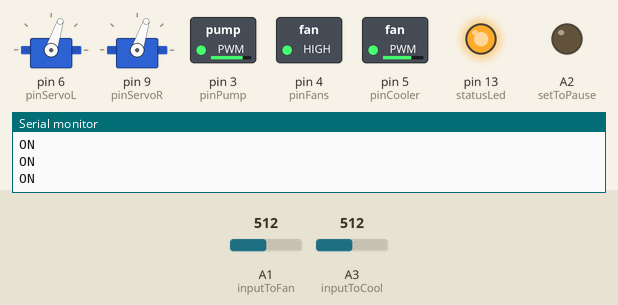
Bench run of a sketch on a simulated Arduino Uno, built with avr-gcc and run on an emulated ATmega328P. Shown: 2 × servo, switched loads named in the sketch (green lamp = pin HIGH), output pins drawn as LEDs (lit = HIGH), the last lines printed to the serial monitor. Inputs (shaded band) come from the test bench; at power-on: A3 (inputToCool) = 512, A1 (inputToFan) = 512.

Above: at 1.8 s.
1.9 s: A3 (inputToCool) set to 157
3.4 s: A3 (inputToCool) set to 138
At 4.1 s:
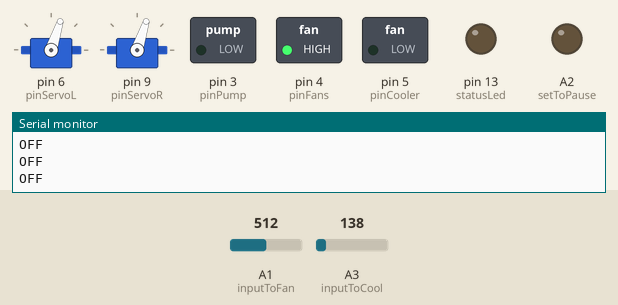
4.9 s: A1 (inputToFan) set to 140
At 7.2 s:
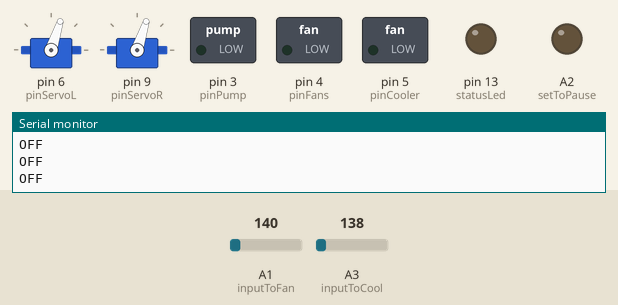
7.5 s: A3 (inputToCool) set to 160
At 8.7 s:
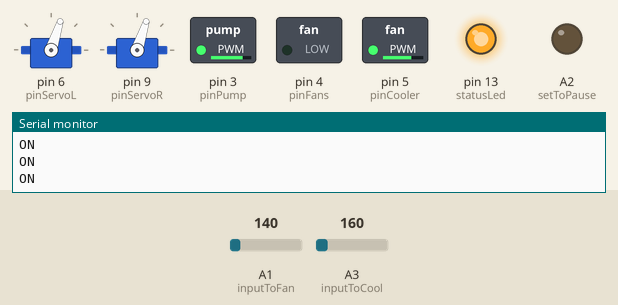
9.1 s: A1 (inputToFan) set to 160
At 9.9 s:
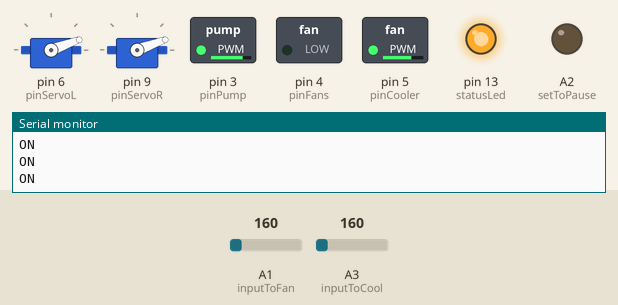
11.6 s: A1 (inputToFan) set to 122
At 12.5 s:
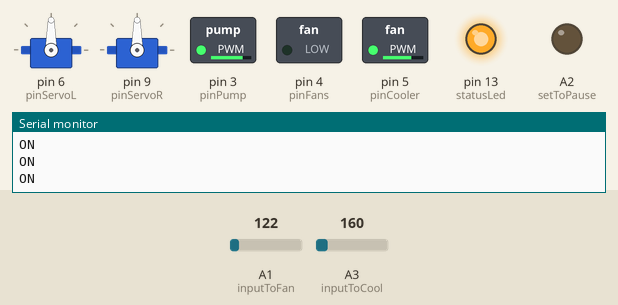
Timing chart, 0 to 14.6 s (numbered marks = the images above; inputs shaded):
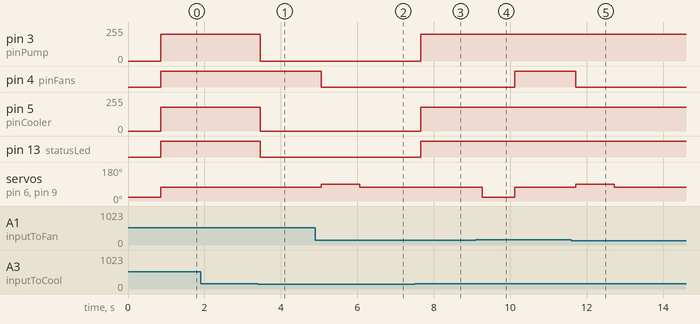

The sketch:

ArduinoFirm.ino
```cpp
#include <Servo.h>
#define threshold 150
#define ServoZero 72

#define pinServoL 6
#define pinServoR 9
#define pinFans 4

#define pinCooler 5
#define pinPump 3

#define inputToFan A1
#define inputToCool A3 //P1.22
#define setToPause A2 //P1.23
#define statusLed 13
#define errorLed 2

Servo ServoL;
Servo ServoR;

bool fanOpen = false;

void openFans(void) {
  ServoL.write(20);
  ServoR.write(20);
  delay(850);
  ServoL.write(ServoZero);
  ServoR.write(ServoZero);
  digitalWrite(pinFans, HIGH);
  fanOpen = true;
}

void closeFans(void) {
  digitalWrite(pinFans, LOW);
  ServoL.write(90);
  ServoR.write(90);
  delay(1000);
  ServoL.write(ServoZero);
  ServoR.write(ServoZero);
  fanOpen = false;
}

void setup() {
  ServoL.attach(pinServoL);
  ServoL.write(ServoZero);
  ServoR.attach(pinServoR);
  ServoR.write(ServoZero);
  pinMode(pinFans, OUTPUT);
  digitalWrite(pinFans, LOW);
  pinMode(pinCooler, OUTPUT);
  digitalWrite(pinCooler, LOW);
  pinMode(pinPump, OUTPUT);
  digitalWrite(pinPump, LOW);
  pinMode(inputToFan, INPUT);
  pinMode(inputToCool, INPUT);
  pinMode(setToPause, OUTPUT);
  digitalWrite(setToPause, LOW);
  pinMode(statusLed, OUTPUT);
  digitalWrite(statusLed, LOW);

  Serial.begin(9600);
  Serial.println("Starting...");
}

void loop() {
  if ((analogRead(inputToFan) >= threshold) && !fanOpen) {
    openFans();
  }
  else if ((analogRead(inputToFan) <= threshold) && fanOpen) {
    closeFans();
  }
  if (analogRead(inputToCool) >= threshold) {
    digitalWrite(statusLed, HIGH);
    analogWrite(pinPump, 200);
    analogWrite(pinCooler, 180);
    Serial.println("ON");
  }
  else {
    digitalWrite(statusLed, LOW);
    analogWrite(pinPump, 0);
    analogWrite(pinCooler, 0);
    Serial.println("OFF");
  }
  delay(200);
}
```

Measured:
- the behaviour switches between 150 and 149 on A3 (inputToCool) (found by bisection; images 0 and 1)
- after the input at 3.4 s, pin 3 (pinPump): 200/255 → 0/255 after 0.06 s; pin 5 (pinCooler): 180/255 → 0/255 after 0.06 s; pin 13 (statusLed): HIGH → LOW after 0.06 s
- after the input at 4.9 s, pin 4 (pinFans): HIGH → LOW after 0.16 s; servo on pin 6 (pinServoL), servo on pin 9 (pinServoR): 72° → 90° after 0.16 s, → 72° 1.0 s later
- after the input at 7.5 s, pin 3 (pinPump): 0/255 → 200/255 after 0.16 s; pin 5 (pinCooler): 0/255 → 180/255 after 0.16 s; pin 13 (statusLed): LOW → HIGH after 0.16 s
- after the input at 9.1 s, pin 4 (pinFans): LOW → HIGH after 1.0 s; servo on pin 6 (pinServoL), servo on pin 9 (pinServoR): 72° → 20° after 0.17 s, → 72° 0.85 s later
- after the input at 11.6 s, pin 4 (pinFans): HIGH → LOW after 0.12 s; servo on pin 6 (pinServoL), servo on pin 9 (pinServoR): 72° → 90° after 0.12 s, → 72° 1.0 s later
